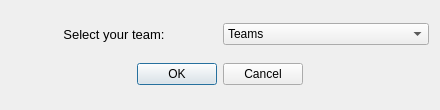
<?xml version="1.0" encoding="UTF-8"?>
<ui version="4.0">
 <class>open_team_dialog</class>
 <widget class="QDialog" name="open_team_dialog">
  <property name="geometry">
   <rect>
    <x>0</x>
    <y>0</y>
    <width>440</width>
    <height>110</height>
   </rect>
  </property>
  <property name="minimumSize">
   <size>
    <width>440</width>
    <height>110</height>
   </size>
  </property>
  <property name="maximumSize">
   <size>
    <width>440</width>
    <height>110</height>
   </size>
  </property>
  <property name="windowTitle">
   <string>Open Teams</string>
  </property>
  <property name="windowIcon">
   <iconset>
    <normaloff>ball.png</normaloff>ball.png</iconset>
  </property>
  <layout class="QVBoxLayout" name="verticalLayout">
   <item>
    <layout class="QHBoxLayout" name="horizontalLayout">
     <item>
      <widget class="QLabel" name="label">
       <property name="font">
        <font>
         <pointsize>10</pointsize>
        </font>
       </property>
       <property name="text">
        <string>Select your team:</string>
       </property>
       <property name="alignment">
        <set>Qt::AlignCenter</set>
       </property>
      </widget>
     </item>
     <item>
      <widget class="QComboBox" name="team_select_dropdown">
       <item>
        <property name="text">
         <string>Teams</string>
        </property>
       </item>
      </widget>
     </item>
    </layout>
   </item>
   <item>
    <layout class="QHBoxLayout" name="horizontalLayout_2">
     <item>
      <spacer name="horizontalSpacer">
       <property name="orientation">
        <enum>Qt::Horizontal</enum>
       </property>
       <property name="sizeHint" stdset="0">
        <size>
         <width>40</width>
         <height>20</height>
        </size>
       </property>
      </spacer>
     </item>
     <item>
      <widget class="QPushButton" name="pushButton">
       <property name="text">
        <string>OK</string>
       </property>
      </widget>
     </item>
     <item>
      <widget class="QPushButton" name="pushButton_2">
       <property name="text">
        <string>Cancel</string>
       </property>
      </widget>
     </item>
     <item>
      <spacer name="horizontalSpacer_3">
       <property name="orientation">
        <enum>Qt::Horizontal</enum>
       </property>
       <property name="sizeHint" stdset="0">
        <size>
         <width>40</width>
         <height>20</height>
        </size>
       </property>
      </spacer>
     </item>
    </layout>
   </item>
  </layout>
 </widget>
 <resources/>
 <connections>
  <connection>
   <sender>pushButton</sender>
   <signal>clicked()</signal>
   <receiver>team_select_dropdown</receiver>
   <slot>clear()</slot>
   <hints>
    <hint type="sourcelabel">
     <x>142</x>
     <y>83</y>
    </hint>
    <hint type="destinationlabel">
     <x>246</x>
     <y>38</y>
    </hint>
   </hints>
  </connection>
  <connection>
   <sender>pushButton_2</sender>
   <signal>clicked()</signal>
   <receiver>open_team_dialog</receiver>
   <slot>reject()</slot>
   <hints>
    <hint type="sourcelabel">
     <x>223</x>
     <y>83</y>
    </hint>
    <hint type="destinationlabel">
     <x>266</x>
     <y>0</y>
    </hint>
   </hints>
  </connection>
  <connection>
   <sender>team_select_dropdown</sender>
   <signal>activated(QString)</signal>
   <receiver>open_team_dialog</receiver>
   <slot>open()</slot>
   <hints>
    <hint type="sourcelabel">
     <x>340</x>
     <y>37</y>
    </hint>
    <hint type="destinationlabel">
     <x>367</x>
     <y>131</y>
    </hint>
   </hints>
  </connection>
 </connections>
</ui>
